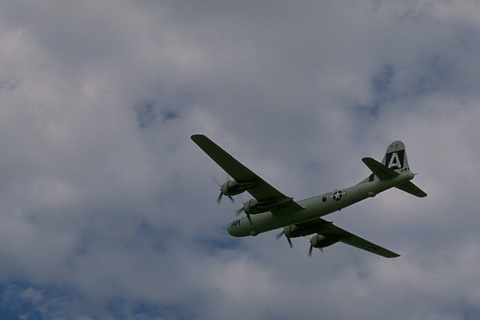
%> input picture datasets/cbsd68t/0000.png, 480 x 320 px
$ octave --eval "reconstruction_attack_demo;"   (GNU Octave 9; MATLAB toolbox functions it lacks are replaced by stand-ins)
%> lines starting %> are read from the running program, lines starting %| are printed output that depends on the picture
### Experement3：Analysis of the Privacy-Preserving SVD Subroutine/federated_randomized_svd_parallel.m
% Federated Randomized SVD Algorithm Main Function (Parallel Version)
% Implements randomized SVD in a federated learning environment using parallel computation.
% Inputs:
%     A_clients: Cell array of client data matrices, where each element is a client's local data matrix
%     params: Struct containing the following fields:
%       - k: Target rank (low-rank approximation dimension for SVD)
%       - p_over: Oversampling parameter, used to increase the stability of random projection
%       - rho: Diagonal decay factor for the ill-conditioned projection
%       - q: Number of power iterations
%       - enable_client_correction: Whether to enable client-side correction
%       - upload_corrected_sv: Whether to upload client-corrected singular values
% Outputs:
%     U_k: Global left singular vector matrix
%     S_k: Diagonal matrix of singular values
%     V_k: Right singular vector matrix
%     privacy_info: Analysis results of privacy protection effect

function [U_k, S_k, V_k, privacy_info] = federated_randomized_svd_parallel(A_clients, params)
    % --- SERVER: Initialization ---
    % Get the number of clients and data matrix dimensions
    num_clients = length(A_clients); % Number of clients
    [~, n] = size(A_clients{1}); % Number of columns in the data matrix
    d = params.k + params.p_over; % Target dimension of the random projection (target rank + oversampling)

    % --- Differential Privacy parameters (defaults keep legacy behavior) ---
    if ~isfield(params, 'dp_enable'),        params.dp_enable = false; end
    if ~isfield(params, 'dp_clip_C'),        params.dp_clip_C = 1.0; end
    if ~isfield(params, 'dp_epsilon'),       params.dp_epsilon = 1.0; end
    if ~isfield(params, 'dp_delta'),         params.dp_delta = 1e-5; end
    if ~isfield(params, 'dp_seed'),          params.dp_seed = 1234; end

    dp_sigma = 0;
    if params.dp_enable
        if params.dp_epsilon <= 0 || params.dp_delta <= 0
            error('dp_epsilon and dp_delta must be positive when dp_enable is true.');
        end
        dp_sigma = params.dp_clip_C * sqrt(2 * log(1.25 / params.dp_delta)) / params.dp_epsilon;
    end

    % Stage 1: Federated Range Exploration and Destructive Projection
    % Simplified Algorithm Comment:
    % An ill-conditioned projector, Omega_ill, is used to create low-dimensional sketches
    % of client data. This projection enhances privacy by introducing a decay factor rho.

    % 1. Server: Construct and distribute the ill-conditioned projector
    [U_omega, ~] = qr(randn(n, n), 0); % Generate n x n random orthogonal matrix U_omega
    [V_omega, ~] = qr(randn(d, d), 0); % Generate d x d random orthogonal matrix V_omega
    D_omega = diag(params.rho.^(0:d-1)); % Construct the ill-conditioned diagonal matrix with decay factor rho
    Omega_ill = U_omega(:, 1:d) * D_omega * V_omega'; % Construct the ill-conditioned projector

    %Omega_ill = eye(n,d);

    % --- CLIENTS (Parallel): Initial Sketch Calculation ---
    % 2. Clients: Compute local data sketches
    % Simplified Algorithm Comment:
    % Each client computes Y_i = A_i * Omega_ill. Y_i is a low-dimensional sketch of the local data.
    Y_clients = cell(num_clients, 1); % Initialize cell array for client sketches
    parfor i = 1:num_clients
        Y_clients{i} = A_clients{i} * Omega_ill; % Client i computes its local sketch
    end

    % --- SERVER & CLIENTS: Power Iteration ---
    % 3. Power Iteration
    % Simplified Algorithm Comment:
    % Power iteration is used to better approximate the dominant subspace of A.
    % The global gradient G = sum(A_i' * Y_i) is aggregated on the server.
    for iter = 1:params.q
        % --- CLIENTS (Parallel): Calculate Local Gradients ---
        % Clients compute local gradients
        G_clients = cell(num_clients, 1); % Initialize cell array for client gradients
        parfor i = 1:num_clients
            G_clients{i} = A_clients{i}' * Y_clients{i}; % Client i computes its local gradient
        end

        % --- SERVER: Aggregate Global Gradient ---
        % Server aggregates the global gradient
        G = zeros(n, d); % Initialize global gradient matrix
        for i = 1:num_clients
            G = G + G_clients{i}; % Aggregate gradients from all clients
        end

        % --- CLIENTS (Parallel): Update Local Sketches ---
        % Clients update their local sketches
        parfor i = 1:num_clients
            Y_clients{i} = A_clients{i} * G; % Update local sketch using the global gradient
        end
    end

    % --- CLIENTS (Parallel): Local Orthogonalization and Projection ---
    % 4. Clients: Local Orthogonalization
    % Simplified Algorithm Comment:
    % Each client performs QR decomposition on its Y_i to get an orthogonal basis Q_Y_i.
    Q_Y_clients = cell(num_clients, 1); % Initialize cell array for client orthogonal bases
    R_Y_clients = cell(num_clients, 1); % Initialize cell array for client upper triangular matrices

    % 6. Clients: Compute local projected components
    % (This step is combined with step 4 in the parfor loop below)
    % Simplified Algorithm Comment:
    % Clients compute their local projected components B_prime_i = Q_Y_i' * A_i.
    B_prime_clients = cell(num_clients, 1); % Initialize cell array for client projected components

    % Pre-create streams for reproducible DP noise under parfor
    streams = cell(num_clients, 1);
    if params.dp_enable
        for i = 1:num_clients
            streams{i} = RandStream('CombRecursive', 'Seed', params.dp_seed + i);
        end
    end
    clip_scales = zeros(num_clients, 1);
    noise_norms = zeros(num_clients, 1);

    parfor i = 1:num_clients
        % Step 4: Client i performs QR decomposition
        [Q_Y_clients{i}, R_Y_clients{i}] = qr(Y_clients{i}, 0);

        % Step 6: Client i computes its local projected component
        B_local = Q_Y_clients{i}' * A_clients{i};

        if params.dp_enable
            % Clip to enforce bounded sensitivity
            norm_B = norm(B_local, 'fro');
            if norm_B > 0
                scale = min(1, params.dp_clip_C / norm_B);
            else
                scale = 1;
            end
            B_clipped = B_local * scale;

            % Add Gaussian noise for (epsilon, delta)-DP
            noise = dp_sigma * randn(streams{i}, size(B_local));
            B_noisy = B_clipped + noise;

            B_prime_clients{i} = B_noisy;
            clip_scales(i) = scale;
            noise_norms(i) = norm(noise, 'fro');
        else
            B_prime_clients{i} = B_local;
        end
    end

    % --- SERVER: Aggregation and Central SVD ---
    % 5. Server: Aggregation and Global Orthogonalization
    % Simplified Algorithm Comment:
    % The server stacks all R_Y_i, performs a QR decomposition to get a global orthogonal basis,
    % and then splits it back into blocks for each client.
    R_prime_Y = vertcat(R_Y_clients{:}); % Stack all client R_Y_i matrices
    [Q_R, R_agg] = qr(R_prime_Y, 0); % Perform QR decomposition on the stacked matrix

    % Split Q_R into blocks for each client
    Q_R_clients = cell(num_clients, 1); % Initialize cell array for client Q_R blocks
    start_idx = 1;
    for i = 1:num_clients
        end_idx = start_idx + d - 1;
        Q_R_clients{i} = Q_R(start_idx:end_idx, :); % Assign Q_R block for client i
        start_idx = end_idx + 1;
    end

    % Stage 2: Federated Projection and Centralized SVD
    % Simplified Algorithm Comment:
    % The server aggregates client projections into a small matrix B and then
    % performs SVD on B to get the core SVD components.

    % 7. Server: Construct and decompose the low-dimensional matrix
    B = zeros(d, n); % Initialize the low-dimensional matrix B
    for i = 1:num_clients
        B = B + Q_R_clients{i}' * B_prime_clients{i}; % Aggregate projected components from all clients
    end

    % Perform SVD on B
    [U_tilde_k, S_k, V_k] = svd(B, 'econ'); % Economy-size SVD
    U_tilde_k = U_tilde_k(:, 1:params.k); % Truncate to the top k left singular vectors
    S_k = S_k(1:params.k, 1:params.k); % Truncate to the top k singular values
    V_k = V_k(:, 1:params.k); % Truncate to the top k right singular vectors

    % Stage 3: Client-side SVD Correction
    % Simplified Algorithm Comment:
    % If enabled, clients compute their local shares of the left singular vectors.
    % They can also optionally correct the singular values using their local data.
    if params.enable_client_correction
        % --- CLIENTS (Parallel): Calculate Local U and S contributions ---
        U_k_clients = cell(num_clients, 1); % Initialize cell array for client left singular vectors
        S_k_clients = cell(num_clients, 1); % This is needed for parfor classification

        parfor i = 1:num_clients
            % 8. Clients: Compute local left singular vector segments
            U_k_clients{i} = Q_Y_clients{i} * Q_R_clients{i} * U_tilde_k; % Client i computes its local left singular vectors

            % 9. Clients: Correct singular values using local full data
            if params.upload_corrected_sv
                S_k_clients{i} = U_k_clients{i}' * A_clients{i} * V_k; % Client i computes its local singular value contribution
            end
        end

        % --- SERVER: Aggregate and Finalize ---
        if params.upload_corrected_sv
            % 10. Server: Aggregate local singular value contributions
            S_k = zeros(params.k, params.k); % Initialize global singular value matrix
            for i = 1:num_clients
                S_k = S_k + S_k_clients{i}; % Aggregate singular value contributions from all clients
            end
        end

        % Construct the global left singular vectors
        U_k = vertcat(U_k_clients{:}); % Stack the left singular vectors from all clients
    else
        % --- CLIENTS (Parallel) & SERVER: Construct Global U without correction ---
        % Without client-side correction, directly construct the global left singular vectors

        % Client-side calculation of slices
        U_k_clients = cell(num_clients, 1);
        parfor i = 1:num_clients
             U_k_clients{i} = Q_Y_clients{i} * Q_R_clients{i} * U_tilde_k; % Calculate uncorrected left singular vector segments
        end

        % Server-side assembly
        U_k = vertcat(U_k_clients{:}); % Stack the uncorrected left singular vectors
    end

    % --- SERVER: Privacy Analysis ---
    % Privacy Protection Analysis
    % Call the analyze_privacy_protection function to analyze the effect of ill-conditioned projection and randomization on privacy
    privacy_info = analyze_privacy_protection(A_clients, Omega_ill, R_Y_clients, B, params);

    % Attach DP bookkeeping for downstream plotting/reporting
    privacy_info.dp = struct( ...
        'enabled', params.dp_enable, ...
        'clip_C', params.dp_clip_C, ...
        'epsilon', params.dp_epsilon, ...
        'delta', params.dp_delta, ...
        'sigma', dp_sigma, ...
        'clip_scales', clip_scales, ...
        'noise_fro_norms', noise_norms ...
    );
end

### Experement3：Analysis of the Privacy-Preserving SVD Subroutine/analyze_privacy_protection.m
function privacy_info = analyze_privacy_protection(A_clients, Omega_ill, R_Y_clients, B, params)
    % Analyze the privacy protection effect

    % Calculate the true covariance matrix
    A_global = [];
    for i = 1:length(A_clients)
        A_global = [A_global; A_clients{i}];
    end
    true_cov = A_global' * A_global;

    % Simulate the server's attempt to reconstruct the covariance matrix
    S_Y = zeros(size(Omega_ill, 2));
    for i = 1:length(R_Y_clients)
        S_Y = S_Y + R_Y_clients{i}' * R_Y_clients{i};
    end

    % Attempt to reconstruct the covariance (this is an ill-posed problem)
    % Use the least-squares solution as a reconstruction attempt
    try
        reconstructed_cov1 = pinv(Omega_ill') * S_Y * pinv(Omega_ill);
    catch
        reconstructed_cov1 = zeros(size(true_cov));
    end

    % Since the server also has the variable B, try to recover the covariance matrix using B
    reconstructed_cov2 = B' * B;

    % Calculate the errors separately
    error1 = norm(true_cov - reconstructed_cov1, 'fro') / norm(true_cov, 'fro');
    error2 = norm(true_cov - reconstructed_cov2, 'fro') / norm(true_cov, 'fro');

    % Select the reconstruction result with the minimum error
    if error1 < error2
        privacy_info.reconstructed_covariance = reconstructed_cov1;
        recon_error = error1;
    else
        privacy_info.reconstructed_covariance = reconstructed_cov2;
        recon_error = error2;
    end

    privacy_info.condition_number = cond(Omega_ill);

    % Calculate the information leakage metric (based on reconstruction error)
    privacy_info.information_leakage = 1 / (1 + recon_error);
end

### Experement3：Analysis of the Privacy-Preserving SVD Subroutine/reconstruction_attack_demo.m
function reconstruction_attack_demo()
% reconstruction_attack_demo - Visual reconstruction attack illustration
% Shows original image vs. non-DP reconstruction vs. DP-protected reconstruction.

    rng(123);

    % --- Load image ---
    img_path = fullfile('..', 'datasets', 'cbsd68t', '0000.png');
    if ~isfile(img_path)
        error('Image not found: %s', img_path);
    end
    I = im2double(imread(img_path));
    if size(I, 3) > 1
        I = rgb2gray(I); % use luminance for simplicity
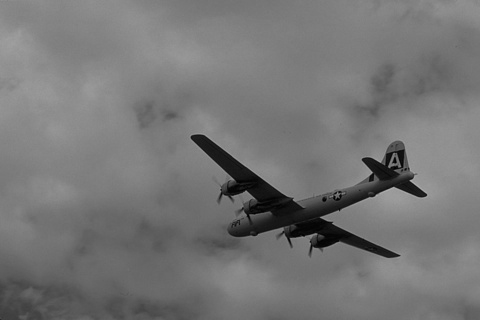
%> I: size 320x480 double; min 0.0046, max 0.694, mean 0.464
    end

    % --- Prepare federated slices ---
    [m_total, n] = size(I);
%> m_total = 320; n = 480
    num_clients = 4;
    rows_per_client = floor(m_total / num_clients);
%> rows_per_client = 80
    A_clients = cell(num_clients, 1);
    for i = 1:num_clients
        s = (i - 1) * rows_per_client + 1;
        if i == num_clients
            e = m_total; % last client takes remainder
        else
            e = i * rows_per_client;
        end
        A_clients{i} = I(s:e, :);
    end
%> after the loop, A_clients = 4 items

    % --- Shared params ---
    base_params = struct('k', 40, 'p_over', 8, 'rho', 0.1, 'q', 1, ...
                         'enable_client_correction', false, 'upload_corrected_sv', false);

    % No-protection reconstruction
    params_no_dp = base_params;
    params_no_dp.dp_enable = false;
    [U0, S0, V0] = federated_randomized_svd_parallel(A_clients, params_no_dp);
%> in federated_randomized_svd_parallel, `num_clients = length(A_clients);`: num_clients = 4
%> in federated_randomized_svd_parallel, `[~, n] = size(A_clients{1});`: n = 480
%> in federated_randomized_svd_parallel, `Y_clients = cell(num_clients, 1);`: Y_clients = {[], [], [], []}
%> the loop in federated_randomized_svd_parallel, `parfor i = 1:num_clients` made 4 passes
%> after the loop in federated_randomized_svd_parallel, `parfor i = 1:num_clients`: Y_clients = 4 items
%> the loop in federated_randomized_svd_parallel, `for iter = 1:params.q` made 1 pass
%> in federated_randomized_svd_parallel, `Q_Y_clients = cell(num_clients, 1);`: Q_Y_clients = {[], [], [], []}
%> after the loop in federated_randomized_svd_parallel, `parfor i = 1:num_clients`: B_prime_clients = 4 items; clip_scales = [0; 0; 0; 0]
%> in federated_randomized_svd_parallel, `R_prime_Y = vertcat(R_Y_clients{:});`:
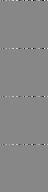
%> R_prime_Y: size 192x48 double; min -67932, max 60336, mean 10.2; drawn with min black and max white
%> in federated_randomized_svd_parallel, `Q_R_clients = cell(num_clients, 1);`: Q_R_clients = {[], [], [], []}
%> the loop in federated_randomized_svd_parallel, `for i = 1:num_clients` made 4 passes
%> (end_idx, start_idx) on passes 1 to 4: (48, 49), (96, 97), (144, 145), (192, 193)
%> after the loop in federated_randomized_svd_parallel, `for i = 1:num_clients`: Q_R_clients = 4 items
%> in federated_randomized_svd_parallel, `B = zeros(d, n);`: B: size 48x480 double; every value is 0
%> the loop in federated_randomized_svd_parallel, `for i = 1:num_clients` made 4 passes
%> after the loop in federated_randomized_svd_parallel, `for i = 1:num_clients`:
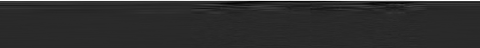
%> B: size 48x480 double; min -1.78, max 9.01, mean 0.172; drawn with min black and max white
%> in federated_randomized_svd_parallel, `U_k_clients = cell(num_clients, 1);`: U_k_clients = {[], [], [], []}
%> after the loop in federated_randomized_svd_parallel, `parfor i = 1:num_clients`: U_k_clients = 4 items
%> the loop in analyze_privacy_protection, `for i = 1:length(A_clients)` made 4 passes
%> pass 1, in analyze_privacy_protection, `A_global = [A_global; A_clients{i}];`:
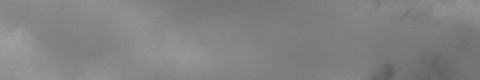
%> A_global: size 80x480 double; min 0.364, max 0.625, mean 0.511
%> the loop in analyze_privacy_protection, `for i = 1:length(R_Y_clients)` made 4 passes
%> in analyze_privacy_protection, `reconstructed_cov2 = B' * B;`:
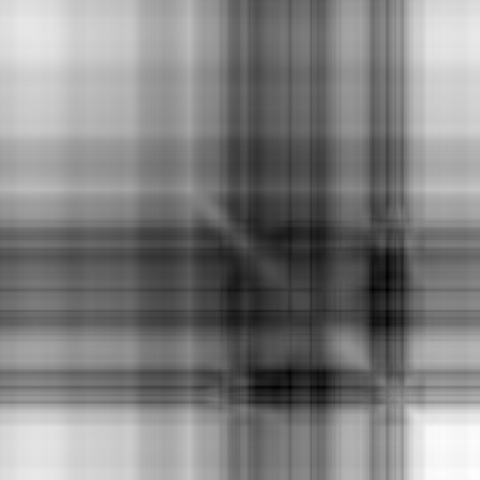
%> reconstructed_cov2: size 480x480 double; min 56.33, max 82.27, mean 69.5; drawn with min black and max white
%> in analyze_privacy_protection, `error1 = norm(true_cov - reconstructed_cov1, 'fro') / norm(true_cov, '..`: error1 = 2.9e+13
%> in analyze_privacy_protection, `error2 = norm(true_cov - reconstructed_cov2, 'fro') / norm(true_cov, '..`: error2 = 0.000717
%> in analyze_privacy_protection, `privacy_info.condition_number = cond(Omega_ill);`: privacy_info.condition_number = 1.65e+17
%> in analyze_privacy_protection, `privacy_info.information_leakage = 1 / (1 + recon_error);`: privacy_info.information_leakage = 0.999
%> in federated_randomized_svd_parallel, `privacy_info = analyze_privacy_protection(A_clients, Omega_ill, R_Y_cl..`: privacy_info = {condition_number 1.65e+17, information_leakage 0.999}
%> in federated_randomized_svd_parallel, `privacy_info.dp = struct( 'enabled', params.dp_enable, 'clip_C', param..`: privacy_info.dp = {enabled false, clip_C 1, epsilon 1, delta 1e-05, sigma 0, clip_scales [0 0 0 0]}
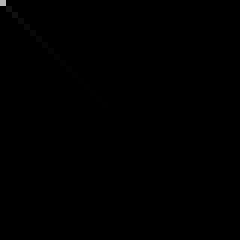
%> S0: size 40x40 double (shown 6 times larger); min 0, max 182.9, mean 0.2
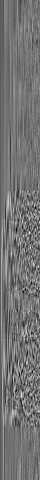
%> V0: size 480x40 double; min -0.223, max 0.264, mean -0.00108; drawn with min black and max white
    recon_no_dp = U0 * S0 * V0';

    % DP-protected reconstruction
    params_dp = base_params;
    params_dp.dp_enable = true;
    params_dp.dp_clip_C = 5;      % clipping bound
    params_dp.dp_epsilon = 0.5;   % stronger privacy -> more noise
    params_dp.dp_delta = 1e-5;
    params_dp.dp_seed = 999;
    [Udp, Sdp, Vdp] = federated_randomized_svd_parallel(A_clients, params_dp);
%> the loop in federated_randomized_svd_parallel (call 2), `parfor i = 1:num_clients` made 4 passes
%> the loop in federated_randomized_svd_parallel (call 2), `for iter = 1:params.q` made 1 pass
%> the loop in federated_randomized_svd_parallel (call 2), `for i = 1:num_clients` made 1 pass
%> the run ends on the next line
    recon_dp = Udp * Sdp * Vdp';

    % Clip back to [0,1] for display
    recon_no_dp = min(max(recon_no_dp, 0), 1);
    recon_dp = min(max(recon_dp, 0), 1);

    % --- Plot results ---
    h = figure('Color', 'w');
    set(gcf, 'Position', [160, 160, 1200, 360]);
    subplot(1,3,1); imshow(I); title('Original');
    subplot(1,3,2); imshow(recon_no_dp); title('No protection');
    subplot(1,3,3); imshow(recon_dp); title('(\epsilon,\delta)-DP protection');

    exportgraphics(h, 'reconstruction_attack.png', 'Resolution', 300);
    exportgraphics(h, 'reconstruction_attack.pdf');
    fprintf('Saved reconstruction attack figure to reconstruction_attack.png/pdf\n');
end
